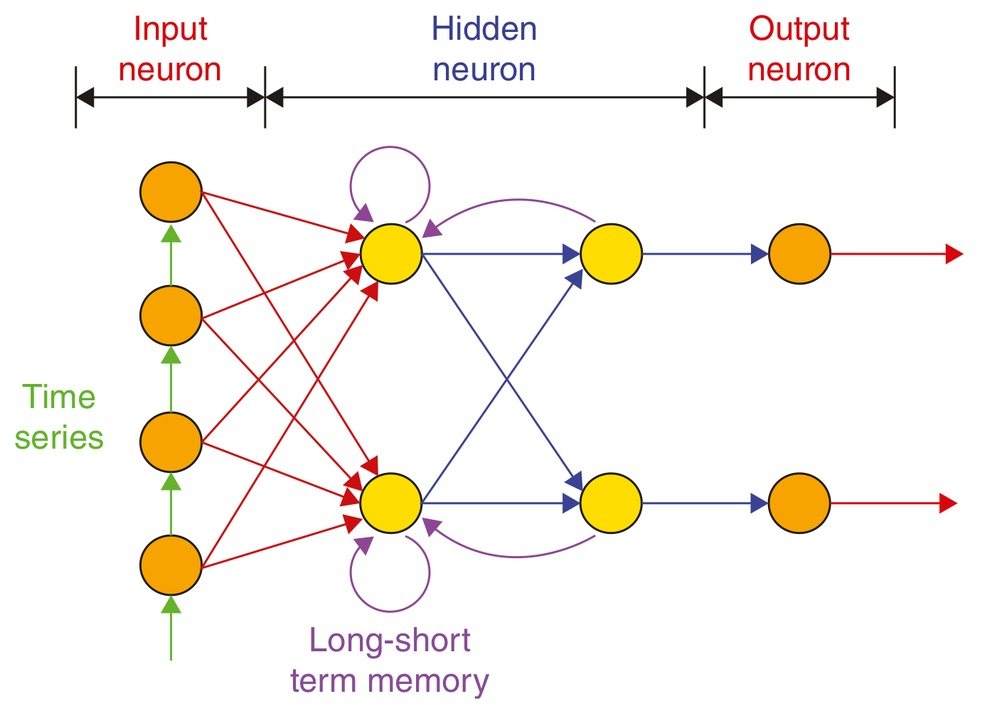
#> input picture pytorch_exercise/openCV_tutorial1/nn_network.jpeg, 992 x 711 px, shrunk from 1395 x 1000 before the run, found by its file name
$ python openCV_tutorial3.py
#> lines starting #> are read from the running program, lines starting #| are printed output that depends on the picture
import cv2
import numpy as np
import random

img = cv2.imread("openCV_tutorial/nn_network.jpeg")
#> img is the input picture: shape (711, 992, 3); mean B, G, R 237.5, 244, 248.7
#print(img.shape)

newImg = img[:300, 100:500] #切割圖片
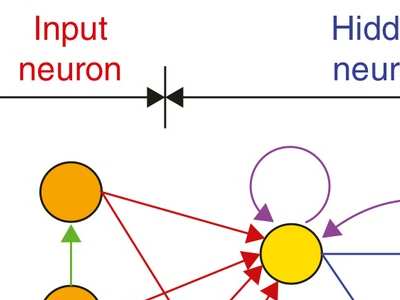
#> newImg: shape (300, 400, 3); mean B, G, R 229.5, 237.6, 245.2

#img = np.empty((300, 300, 3), np.uint8) #unit代表正整數，8代表0-255要用8個bits表示
for row in range(300):
    for col in range(img.shape[1]):
        img[row][col] = [random.randint(0, 255), random.randint(0, 255), random.randint(0, 255)] #顏色順序是 B G R
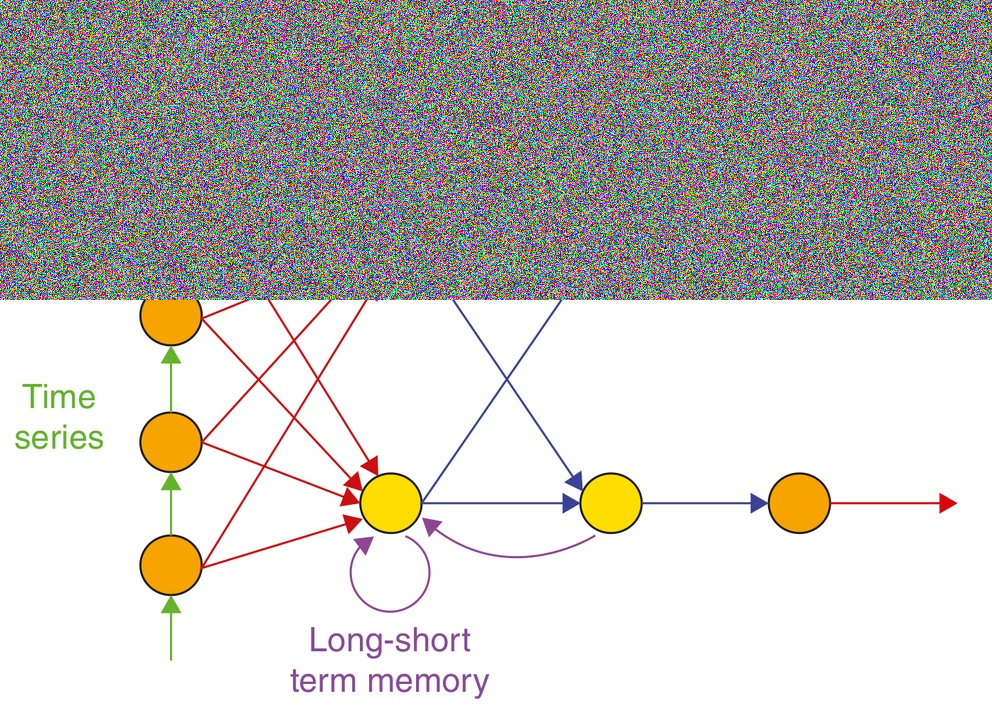
#> img: shape (711, 992, 3); mean B, G, R 191.9, 195.7, 198.1

cv2.imshow("img", img)
cv2.waitKey(0)
